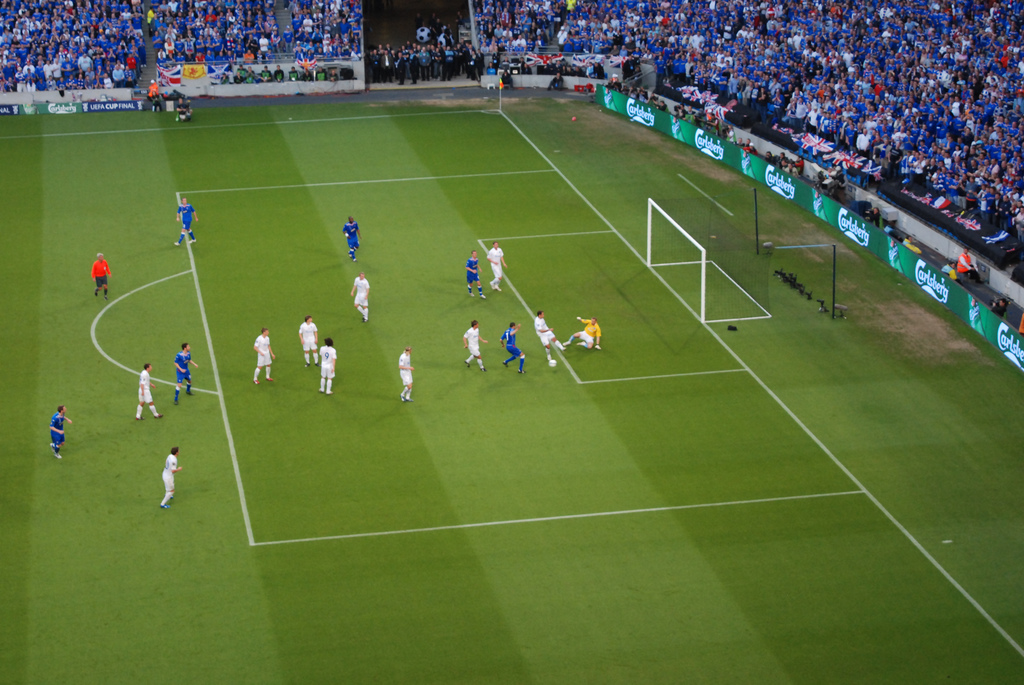
#> input picture CCF394 transformada hough/Impedimento em futebol/src/football1.jpg, 1024 x 685 px, found by its file name
$ python 'CCF394 Aula 11 - Transformada HOUG - 1- Distancia chute automatica.py'
#> lines starting #> are read from the running program, lines starting #| are printed output that depends on the picture; after the words box and inside, x2 and y2 are one past the last pixel; in counts of white or black regions, pixels touching at a corner belong together
#> further down, img is the input picture: shape (685, 1024, 3); mean B, G, R 60.9, 109.3, 90.4
### CCF394 transformada hough/Impedimento em futebol/src/utils.py
import cv2
import numpy as np
import math


class Line:
    def __init__(self, pt1, pt2):
        self.pt1 = pt1
        self.pt2 = pt2
        self.dx = pt2[0] - pt1[0]
        self.dy = pt2[1] - pt1[1]
        if self.dx == 0:
            self.m = math.inf
        else:
            self.m = self.dy / self.dx
        self.b = pt1[1] - self.m * pt1[0]

    def intersection(self, other):
        if math.isinf(self.m) or math.isinf(other.m) or (self.m - other.m) == 0:
            return None
        x = (other.b - self.b) / (self.m - other.m)
        y = self.m * x + self.b
        return (int(x), int(y))


# [7 lines left out: function mouse_handler, not called in this run]


def get_points(im, max_points) :

    # Set up data to send to mouse handler
    data = {}
    data['im'] = im.copy()
    data['points'] = []
    data['max_points'] = max_points

    #Set the callback function for any mouse event
    cv2.imshow("Image",im)
    cv2.setMouseCallback("Image", mouse_handler, data)
    cv2.waitKey(0)
    cv2.setMouseCallback("Image", lambda *args : None)

    # Convert array to np.array
    points = np.vstack(data['points']).astype(float)

    return points


# [18 lines left out: function blend_overlay_with_field, not called in this run]

def GetFieldLayer(src_img):
    hsv = cv2.cvtColor(src_img, code=cv2.COLOR_BGR2HSV)
#> hsv: shape (685, 1024, 3); mean H, S, V 57.1, 143.7, 116.7
    # green range
    lower_green = np.array([35, 10, 60])
    upper_green = np.array([65, 255, 255])
    # layer masks
    field_mask = cv2.inRange(hsv, lower_green, upper_green)
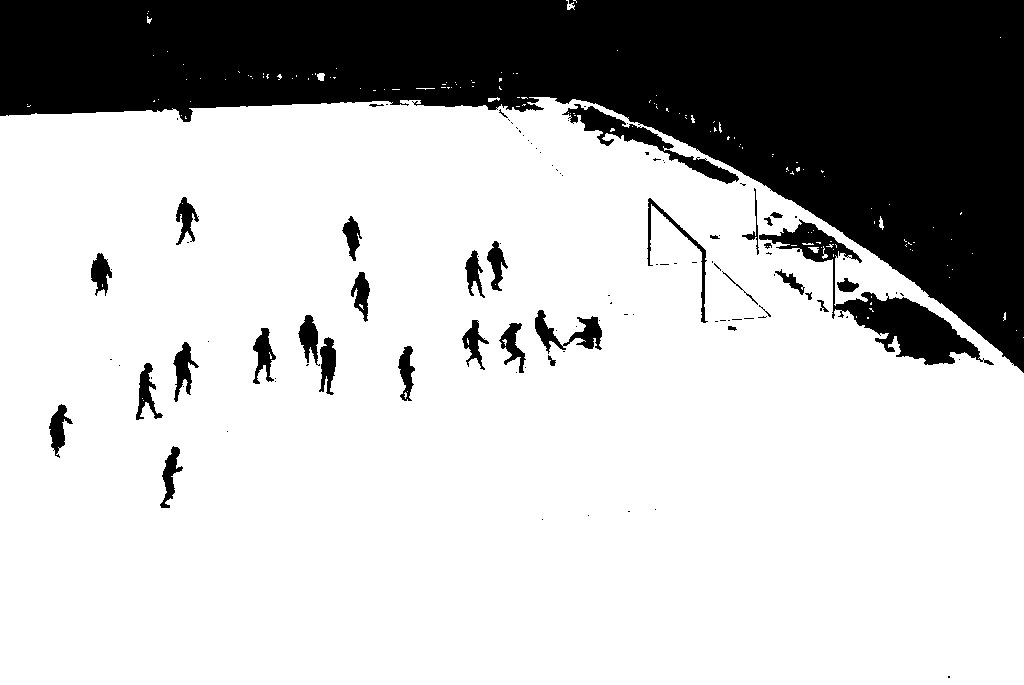
#> field_mask: shape (685, 1024); 74.4% white; 109 black regions (73 under 20 px), largest, box (x1, y1, x2, y2) and area: (0, 0, 1024, 373) 158142, (759, 219, 994, 365) 6842, (562, 104, 739, 184) 2464
    player_mask = cv2.bitwise_not(field_mask)
    # player_mask = cv2.morphologyEx(player_mask, cv2.MORPH_CLOSE, cv2.getStructuringElement(cv2.MORPH_RECT, (5, 5)))
    # extract layers from original image
    field_layer = cv2.bitwise_and(src_img, src_img, mask=field_mask)
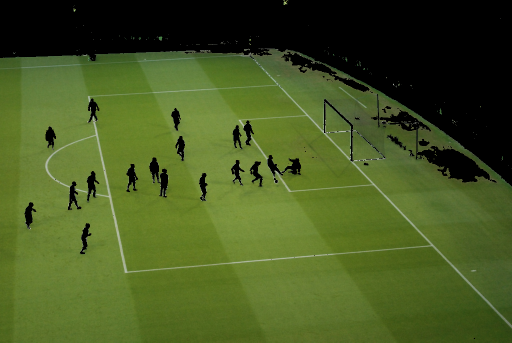
#> field_layer: shape (685, 1024, 3) (shown at 1/2 size); mean B, G, R 34, 87.7, 70.5
    return field_layer


TWO_PI = 2 * math.pi
# Credits to Rory Daulton
def isConvex(polygon):
    """Return True if the polynomial defined by the sequence of 2D
    points is 'strictly convex': points are valid, side lengths non-
    zero, interior angles are strictly between zero and a straight
    angle, and the polygon does not intersect itself.

    NOTES:  1.  Algorithm: the signed changes of the direction angles
                from one side to the next side must be all positive or
                all negative, and their sum must equal plus-or-minus
                one full turn (2 pi radians). Also check for too few,
                invalid, or repeated points.
            2.  No check is explicitly done for zero internal angles
                (180 degree direction-change angle) as this is covered
                in other ways, including the `n < 3` check.
    """
    try:  # needed for any bad points or direction changes
        # Check for too few points
        if len(polygon) < 3:
            return False
        # Get starting information
        old_x, old_y = polygon[-2]
        new_x, new_y = polygon[-1]
        new_direction = math.atan2(new_y - old_y, new_x - old_x)
        angle_sum = 0.0
        # Check each point (the side ending there, its angle) and accum. angles
        for ndx, newpoint in enumerate(polygon):
            # Update point coordinates and side directions, check side length
            old_x, old_y, old_direction = new_x, new_y, new_direction
            new_x, new_y = newpoint
            new_direction = math.atan2(new_y - old_y, new_x - old_x)
            if old_x == new_x and old_y == new_y:
                return False  # repeated consecutive points
            # Calculate & check the normalized direction-change angle
            angle = new_direction - old_direction
            if angle <= -math.pi:
                angle += TWO_PI  # make it in half-open interval (-Pi, Pi]
            elif angle > math.pi:
                angle -= TWO_PI
            if ndx == 0:  # if first time through loop, initialize orientation
                if angle == 0.0:
                    return False
                orientation = 1.0 if angle > 0.0 else -1.0
            else:  # if other time through loop, check orientation is stable
                if orientation * angle <= 0.0:  # not both pos. or both neg.
                    return False
            # Accumulate the direction-change angle
            angle_sum += angle
        # Check that the total number of full turns is plus-or-minus 1
        return abs(round(angle_sum / TWO_PI)) == 1
    except (ArithmeticError, TypeError, ValueError):
        return False  # any exception means not a proper convex polygon

def signedArea(pts):
    xs,ys = map(list, zip(*pts))
    xs.append(xs[0])
    ys.append(ys[0])
    area = 0
    for i in range(len(xs) - 1):
        edge = (xs[i+1] - xs[i]) * (ys[i+1] + ys[i])
        area += edge
    return area

def isClockwise(pts):
    return signedArea(pts) > 0


# 105x68 Field, origin on the left upper corner, clock-wise order
reference_points_right = np.array([
    # Right penalty area
    [88.5, 13.84], [105, 13.84],
    [105, 54.16], [88.5, 54.16],

    # Right upper corner
    [105, 0]
], dtype=float)

middle_goal_line_right = np.array([105, 34], dtype=float)

### CCF394 transformada hough/Impedimento em futebol/src/CCF394 Aula 11 - Transformada HOUG - 1- Distancia chute automatica.py
import cv2
import math
import utils
import numpy as np
from itertools import permutations

# [7 lines left out: function escala, not called in this run]


def findBestHomography():
    # Loop through all the possible permutations of 4 points in the image
    all_img_pts = [np.array(i, dtype=float) for i in intersections]
    for img_pts in permutations(intersections, 4):
        # Optimization: check if polygon is convex and clockwise
        if not utils.isConvex(img_pts) or not utils.isClockwise(img_pts):
            continue

        # Loop through all the possible permutations of 4 points in the reference
        for ref_points in permutations(utils.reference_points_right, 4):
            # Optimization: check if polygon is convex and clockwise
            if not utils.isConvex(img_pts) or not utils.isClockwise(img_pts):
                continue

            # Convert to np.ndarray of np.ndarray of float64
            img_pts = [np.array(i, dtype=float) for i in img_pts]
            img_pts = np.array(img_pts)
            ref_points = np.array(ref_points)

            # Calculate homography
            h, status = cv2.findHomography(img_pts, ref_points)
            h_inv = None
            if h is None:
                continue
            try:
                h_inv = np.linalg.inv(h)
            except:
                continue

            # Check if at least one other image point matches one other reference point
            for test_img_pt in all_img_pts:
                if not test_img_pt in img_pts:
                    for test_ref_pt in utils.reference_points_right:
                        if not list(test_ref_pt) in ref_points.tolist():
                            # Apply homography to reference test point
                            test_img_in_ref = cv2.perspectiveTransform(test_img_pt.reshape(1, 1, -1), h)[0][0]
                            # Check if it matches the image test point with an error of at most 2m
                            distance = np.linalg.norm(test_img_in_ref - test_ref_pt)
                            if distance < 2:
                                print(test_ref_pt)
                                print(ref_points)
                                print(test_img_pt)
                                print(img_pts)
                                print(test_img_in_ref)
                                print(distance)
                                print('-------------------------------------')
                                applyHomographyLine(img, img_pts, ref_points)
                                return


def applyHomographyLine(img, img_pts, ref_points):
    ref_points *= quality
    utils.middle_goal_line_right *= quality

    # Calculate Homography between source and destination points
    h, status = cv2.findHomography(ref_points, img_pts)
    h_inv = np.linalg.inv(h)
    #print(h)

    # Get ball point (field image)
    print('Click on the ball and then press [ENTER]')
    ball_im = utils.get_points(img, 1)[0]
    #print(ball_im)

    # Get corresponding ball point in real world
    ball_rw = cv2.perspectiveTransform(ball_im.reshape(1, 1, -1), h_inv)[0][0]
    #print(ball_rw)

    # Draw circle
    overlay_rw = np.zeros((68*quality, 105*quality, 3), np.uint8)
    if draw_circle:
        cv2.circle(overlay_rw, tuple(ball_rw.astype(int)), int(9.15*quality), (0,0,255), 1*quality, lineType=cv2.LINE_AA)
        #cv2.imshow("Overlay Real-world", overlay_rw)

    # Draw line
    if draw_line:
        cv2.line(overlay_rw, tuple(ball_rw.astype(int)), tuple(utils.middle_goal_line_right.astype(int)), (128,128,128), 1*quality, cv2.LINE_AA)

    # Warp overlay
    overlay_img = cv2.warpPerspective(overlay_rw, h, (img.shape[1],img.shape[0]), cv2.INTER_LANCZOS4)
    #cv2.imshow("Overlay Warped", overlay_img)

    # Draw text
    height, width, channels = img.shape
    overlay_text = np.zeros((height,width,3), np.uint8)
    if draw_text:
        distance = np.linalg.norm(ball_rw - utils.middle_goal_line_right) / quality
        text_location = (int(overlay_text.shape[1] * 0.1), int(overlay_text.shape[0] * 0.8))
        cv2.putText(overlay_text, "%.2f" % distance + 'm', text_location, cv2.FONT_HERSHEY_DUPLEX, 1, (255,255,255), 2, cv2.LINE_AA)

    # Merge overlay
    final = utils.blend_overlay_with_field(img,overlay_img,0.5)
    cv2.add(overlay_text, final, final)

    # Display image.
    cv2.imshow("Image", final)
    cv2.waitKey(0)


if __name__ == '__main__':
    quality = 100
    draw_circle = True
    draw_line = True
    draw_text = True
    debug = True

    img = cv2.imread('../img/football1.jpg')
    #img=escala(img,800)
    field = utils.GetFieldLayer(img)
    # cv2.imshow("Field Layer", field)
    field = cv2.GaussianBlur(field, (3, 3), cv2.BORDER_DEFAULT)
    edges = cv2.Canny(field, 100, 300)
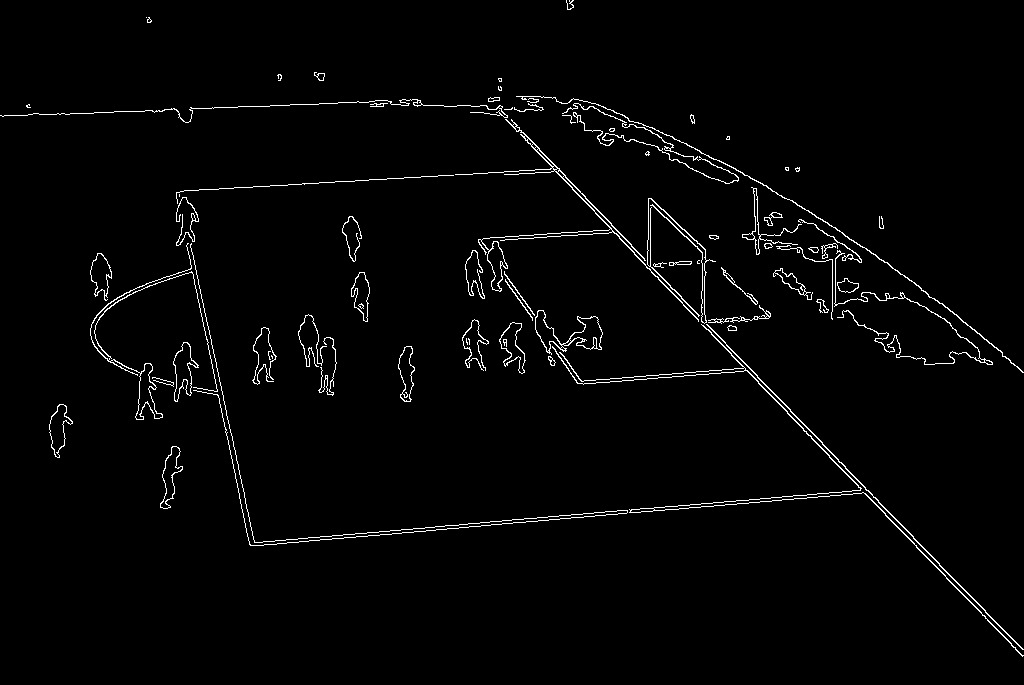
#> edges: shape (685, 1024); 2% white in thin lines or dots
    lines = cv2.HoughLines(edges, 1, math.radians(1.7), 150, None, 0, 0)
#> lines = [[-284, 2.37], [-280, 2.37], [562, 1.48], [566, 1.48], [-133, 2.94], [200, 1.51], [115, 1.54]]

    lns = []

    if lines is not None:
        for i in range(0, len(lines)):
            rho = lines[i][0][0]
            theta = lines[i][0][1]
            a = math.cos(theta)
            b = math.sin(theta)
            x0 = a * rho
            y0 = b * rho
            pt1 = (int(x0 + 1000 * (-b)), int(y0 + 1000 * (a)))
            pt2 = (int(x0 - 1000 * (-b)), int(y0 - 1000 * (a)))
            lns.append(utils.Line(pt1, pt2))
#> this loop made 7 passes
#> (rho, theta, a, b, x0, y0) on passes 1 to 6: (-284, 2.37, -0.719, 0.695, 204.3, -197.3), (-280, 2.37, -0.719, 0.695, 201.4, -194.5), (562, 1.48, 0.0872, 0.996, 48.98, 559.9), (566, 1.48, 0.0872, 0.996, 49.33, 563.8), (-133, 2.94, -0.979, 0.203, 130.2, -26.97), (200, 1.51, 0.0576, 0.998, 11.51, 199.7)
#> after the loop, lns = 7 items

    # Calculate intersection points
    intersections = []
    for i in range(0, len(lns)):
        for j in range(i + 1, len(lns)):
            point = lns[i].intersection(lns[j])
            if not point is None:
                intersections.append(point)
        if debug:
            cv2.line(img, lns[i].pt1, lns[i].pt2, (0, 0, 255), 1)
#> this loop made 7 passes
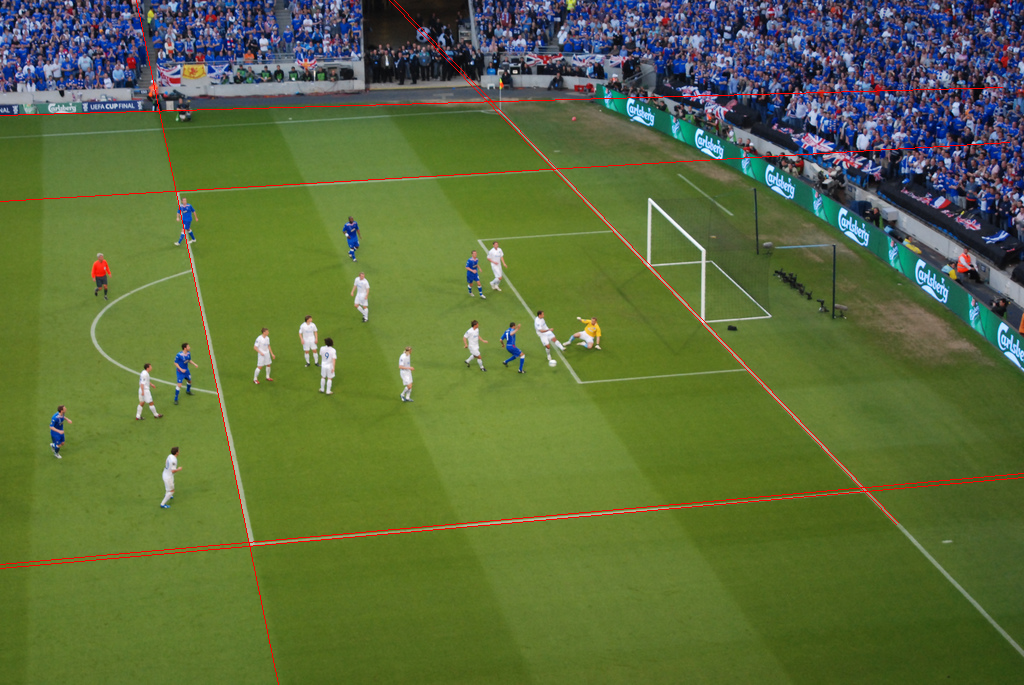
#> img: shape (685, 1024, 3); 0.82% of pixels changed, all inside (x1, y1, x2, y2) = (0, 0, 1024, 685)
#> after the loop, intersections = [(3673, 3397), (865, 487), (868, 491), (65, -340), (556, 168), (491, 101), (861, 488), (864, 491), (67, -333), (552, 168), (487, 101), (91698, -7492), (248, 542), (12038, -493), (7446, -90), (249, 545), (12154, -500), (7508, -92), (175, 190), (158, 110), (2841, 36)]


    # Cleanup similar points and points outside of the image
    i = 0
    while i < len(intersections):

        # Check if outside of image
        xi,yi = intersections[i]
        sy,sx,_ = img.shape
        if xi < 0 or yi < 0 or xi > sx or yi > sy:
            del intersections[i]
            continue

        # Check if similar
        j = i+1
        while j < len(intersections):
            distance = np.linalg.norm(list(x-y for x,y in zip(intersections[i],intersections[j])))
            if distance < 20:
                del intersections[j]
                continue
            j += 1
        i += 1
#> this loop made 15 passes
#> after the loop, i = 6

    # Draw points
    if debug:
        for point in intersections:
            cv2.circle(img, point, 10, (0, 255, 0))
#> this loop made 6 passes
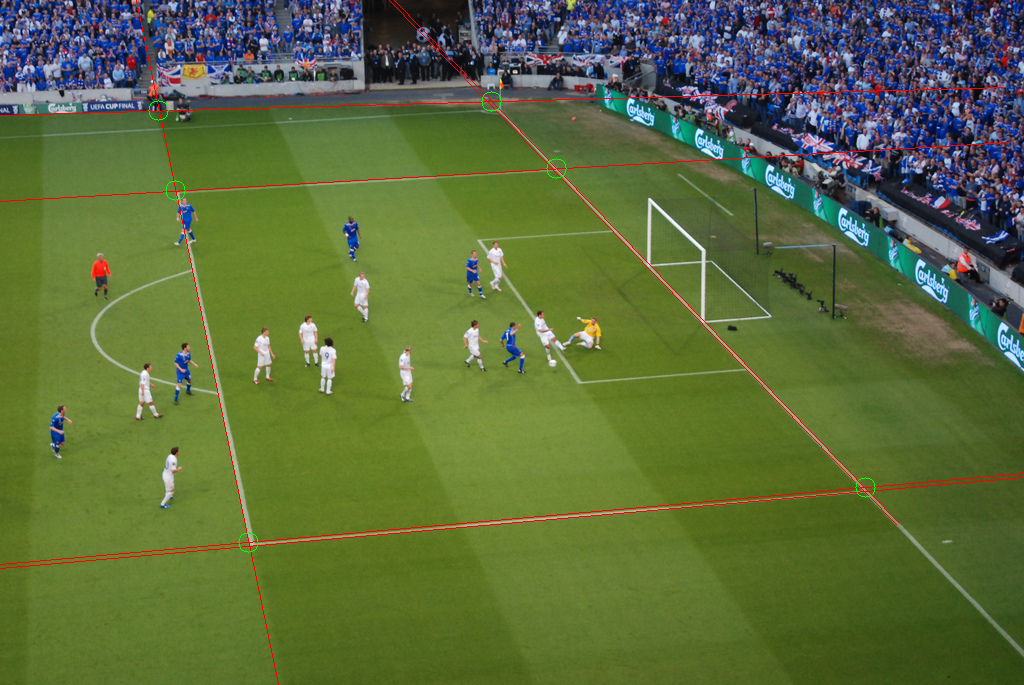
#> img: shape (685, 1024, 3); 0.05% of pixels changed, all inside (x1, y1, x2, y2) = (148, 91, 876, 553)

    # Homography
    if len(intersections) < 4:
        raise Exception('Not enough points were detected for a homography')

    findBestHomography()
#> in findBestHomography, `all_img_pts = [np.array(i, dtype=float) for i in intersections]`: all_img_pts = [[865, 487], [556, 168], [491, 101], [248, 542], [175, 190], [158, 110]]
#> the loop in findBestHomography, `for img_pts in permutations(intersections, 4):` made 20 passes
#> (printed output is left out)
#> (the run stopped early here; a loop or call above may not have finished)
